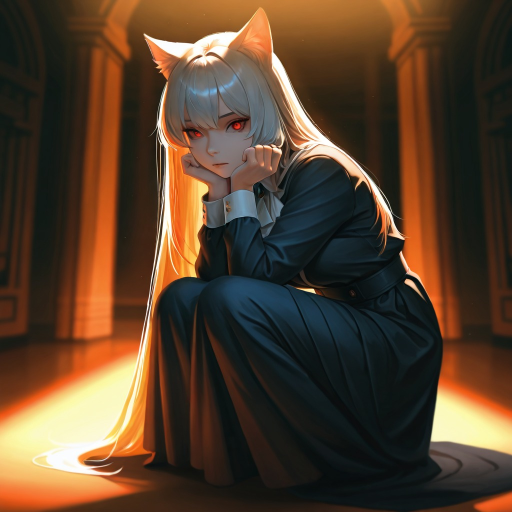
#> input picture example_workflows/Basic.jpg, 1024 x 1024 px (shown at 1/2 size)
$ python -i color_corrector.py   (imports and definitions only)
#> lines starting #> are read from the running program, lines starting #| are printed output that depends on the picture
import torch
import numpy as np
import cv2
from PIL import Image, ImageEnhance


class IllustriousColorCorrector:
    """Simple, effective color correction for Illustrious AI models"""

    # [39 lines left out: function INPUT_TYPES, not called in this run]

    RETURN_TYPES = ("IMAGE",)
    RETURN_NAMES = ("corrected_images",)
    FUNCTION = "correct_colors"
    CATEGORY = "Easy Illustrious / Image Enhancement"
    OUTPUT_NODE = False

    # [123 lines left out: functions correct_colors, apply_simple_correction, not called in this run]

    def auto_fix_common_issues(self, image):
        """Automatically detect and fix common issues without over-processing"""
        img_array = np.array(image, dtype=np.uint8)

        hsv = cv2.cvtColor(img_array, cv2.COLOR_RGB2HSV)
#> hsv: shape (1024, 1024, 3); mean H, S, V 39.3, 128, 91.1
        avg_saturation = float(np.mean(hsv[:, :, 1]) / 255.0)
#> avg_saturation = 0.502
        avg_brightness = float(np.mean(hsv[:, :, 2]) / 255.0)
#> avg_brightness = 0.357

        # Gentle desaturation for oversaturated images
        if avg_saturation > 0.75:
            factor = max(0.85, 1.0 - (avg_saturation - 0.75) * 0.5)
            image = ImageEnhance.Color(image).enhance(factor)

        # Brightness adjustments
        if avg_brightness < 0.33:
            factor = min(1.12, 1.0 + (0.33 - avg_brightness) * 0.45)
            image = ImageEnhance.Brightness(image).enhance(factor)
        elif avg_brightness > 0.88:
            factor = max(0.9, 1.0 - (avg_brightness - 0.88) * 0.6)
            image = ImageEnhance.Brightness(image).enhance(factor)

        # Mild color cast neutralization
        image = self.fix_color_cast_lab(image, strength=0.25)
        return image

    def fix_color_cast_lab(self, image, strength=0.5):
        """
        Neutralize color cast by shifting mean a/b toward neutral in LAB.
        strength: 0..1 (how much of the detected cast to remove)
        """
#> called with strength = 0.25
        img = np.array(image, dtype=np.uint8)
        lab = cv2.cvtColor(img, cv2.COLOR_RGB2LAB)
#> lab: shape (1024, 1024, 3); mean of channels 0, 1, 2 71.8, 135.7, 143.3
        L, A, B = cv2.split(lab)
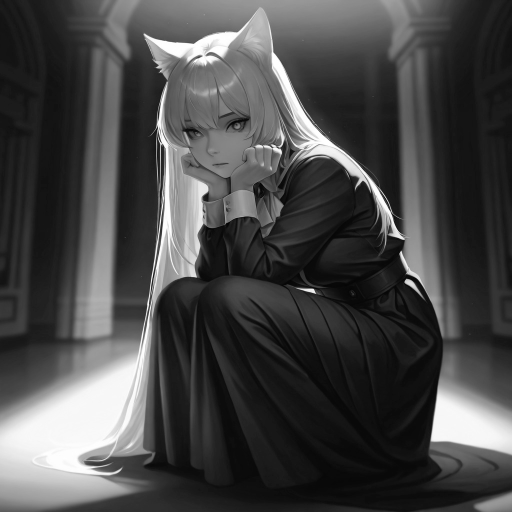
#> L: shape (1024, 1024) (shown at 1/2 size); min 1, max 255, mean 71.8
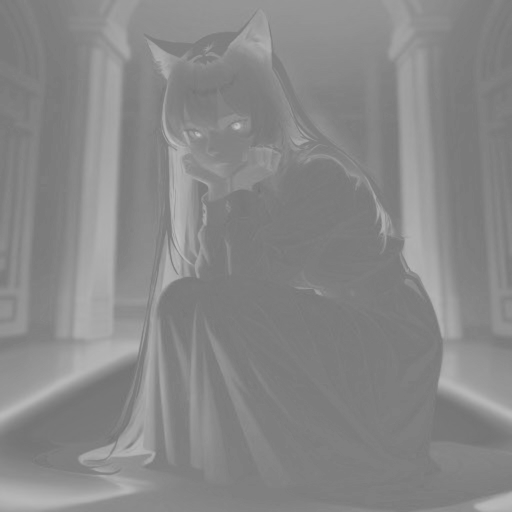
#> A: shape (1024, 1024) (shown at 1/2 size); min 113, max 195, mean 135.7
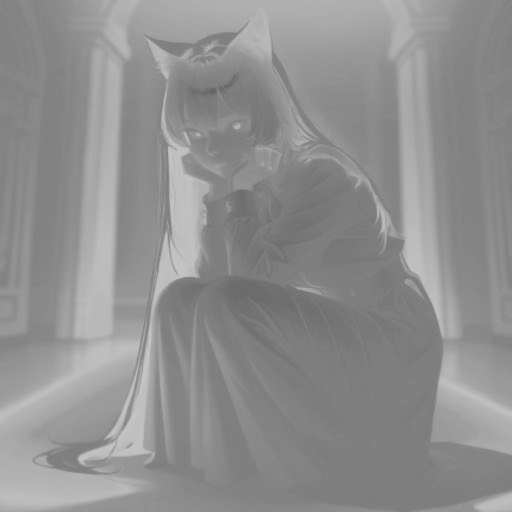
#> B: shape (1024, 1024) (shown at 1/2 size); min 99, max 201, mean 143.3

        # OpenCV LAB a/b are centered at 128 (neutral)
        mean_a = float(np.mean(A))
#> mean_a = 135.7
        mean_b = float(np.mean(B))
#> mean_b = 143.3
        da = (mean_a - 128.0) * float(strength)
#> da = 1.93
        db = (mean_b - 128.0) * float(strength)
#> db = 3.82

        A_corr = np.clip(A - da, 0, 255).astype(np.uint8)
        B_corr = np.clip(B - db, 0, 255).astype(np.uint8)
        lab_corr = cv2.merge([L, A_corr, B_corr])
#> lab_corr: shape (1024, 1024, 3); mean of channels 0, 1, 2 71.8, 133.7, 139.3
        rgb_corr = cv2.cvtColor(lab_corr, cv2.COLOR_LAB2RGB)
        return Image.fromarray(rgb_corr)

    # [46 lines left out: functions adjust_vibrance, preserve_anime_characteristics, not called in this run]

    # -------- Helpers --------
    def _v_mean(self, rgb_uint8):
        hsv = cv2.cvtColor(rgb_uint8, cv2.COLOR_RGB2HSV)
        return float(np.mean(hsv[:, :, 2])) + 1e-6

    # [168 lines left out: functions _reduce_brightness_to_match, detect_model_version, analyze_image_characteristics, auto_correct_colors, not called in this run]

>>> import cv2
>>> picture = cv2.cvtColor(cv2.imread('../../example_workflows/Basic.jpg'), cv2.COLOR_BGR2RGB)
>>> result = IllustriousColorCorrector().auto_fix_common_issues(picture)

$ run again, on example_workflows/Multi Pass.jpg
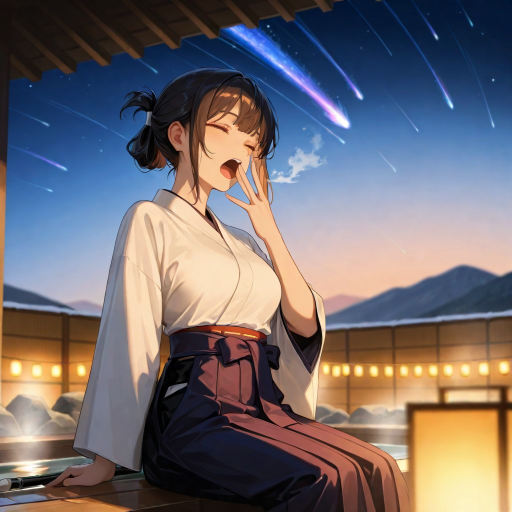
#> input picture example_workflows/Multi Pass.jpg, 1024 x 1024 px (shown at 1/2 size)
#> hsv: shape (1024, 1024, 3); mean H, S, V 66.7, 116.4, 142.5
#> avg_saturation = 0.456
#> avg_brightness = 0.559
#> lab: shape (1024, 1024, 3); mean of channels 0, 1, 2 115.8, 135, 127.2
#> in fix_color_cast_lab, `L, A, B = cv2.split(lab)`:
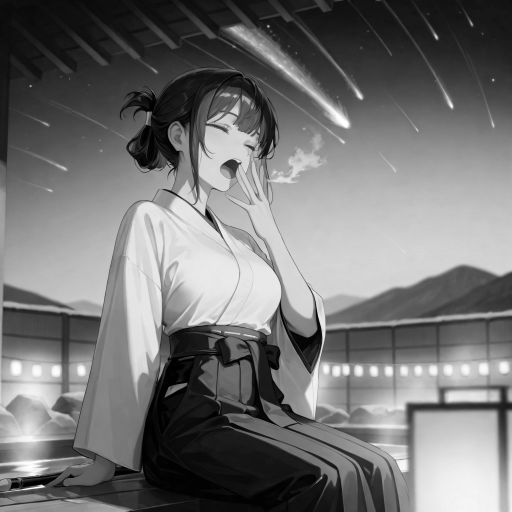
#> L: shape (1024, 1024) (shown at 1/2 size); min 0, max 255, mean 115.8
#> in fix_color_cast_lab, `L, A, B = cv2.split(lab)`:
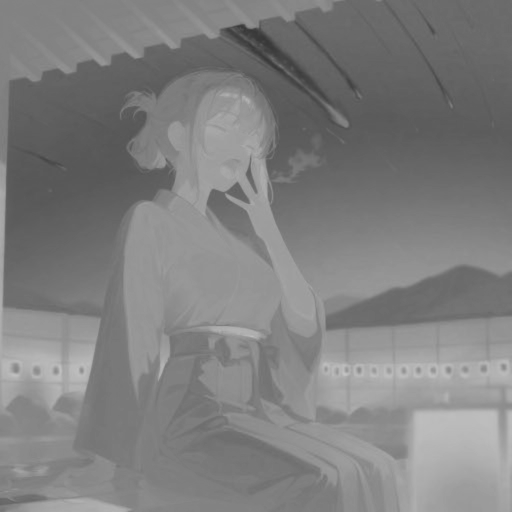
#> B: shape (1024, 1024) (shown at 1/2 size); min 53, max 196, mean 127.2
#> mean_a = 135
#> mean_b = 127.2
#> da = 1.74
#> db = -0.201
#> lab_corr: shape (1024, 1024, 3); mean of channels 0, 1, 2 115.8, 133, 127.2
